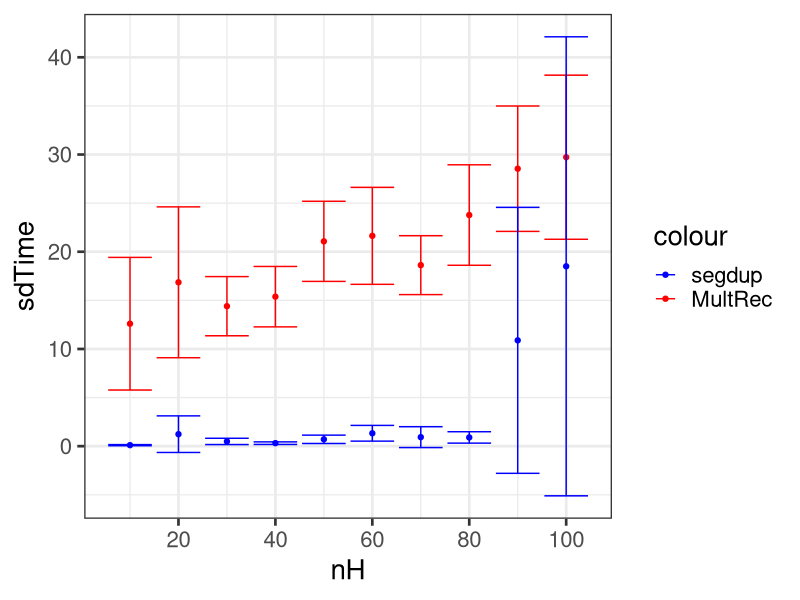
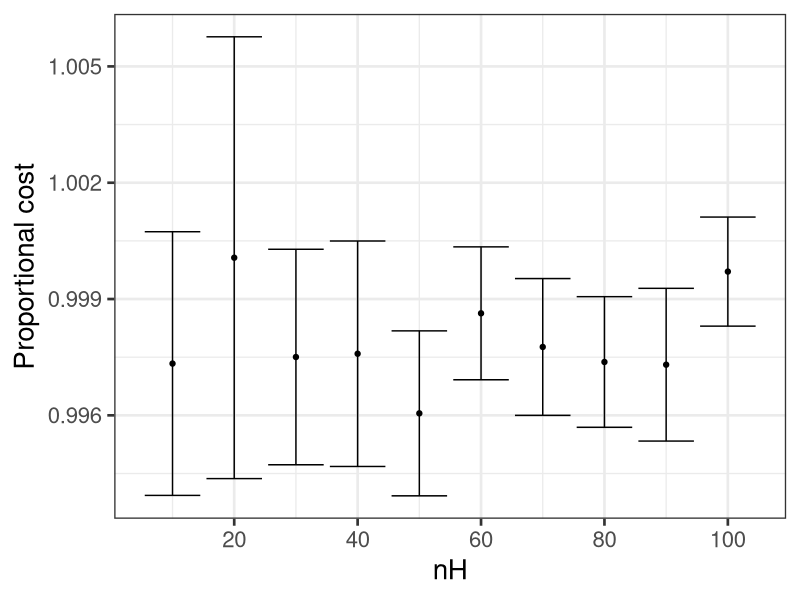
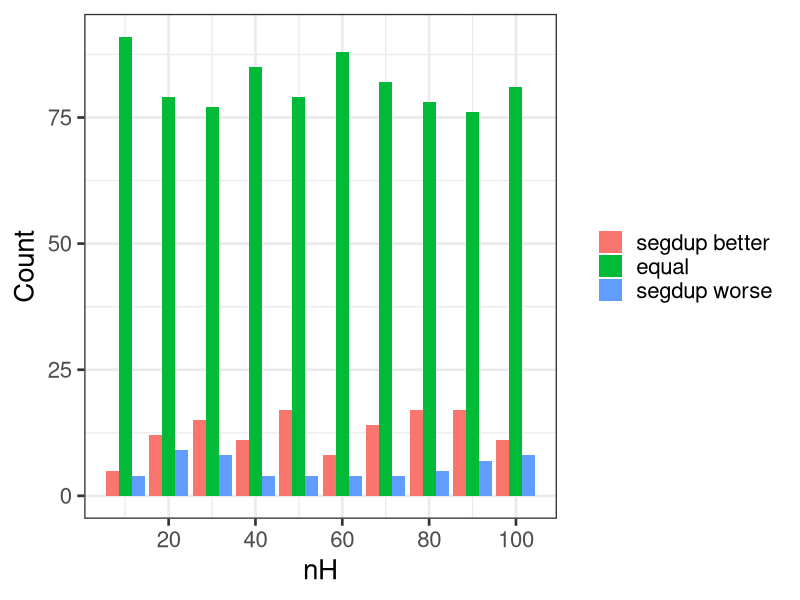
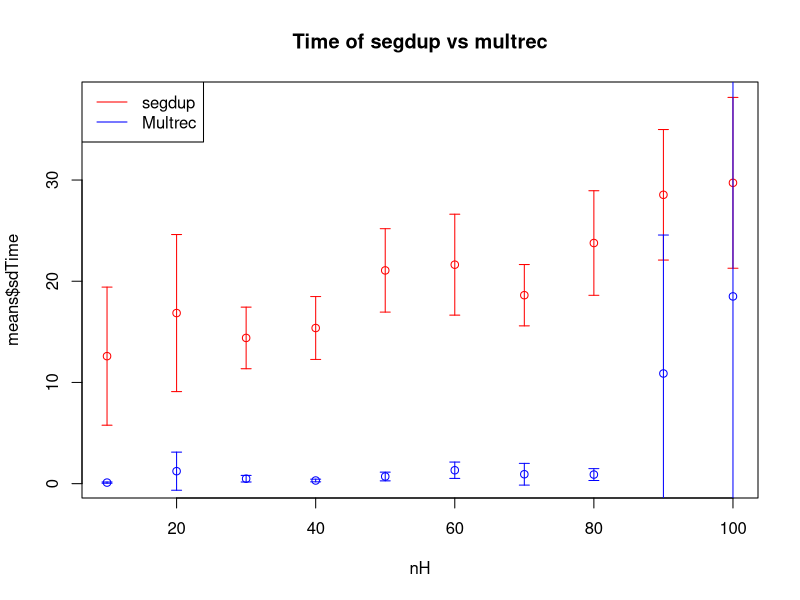
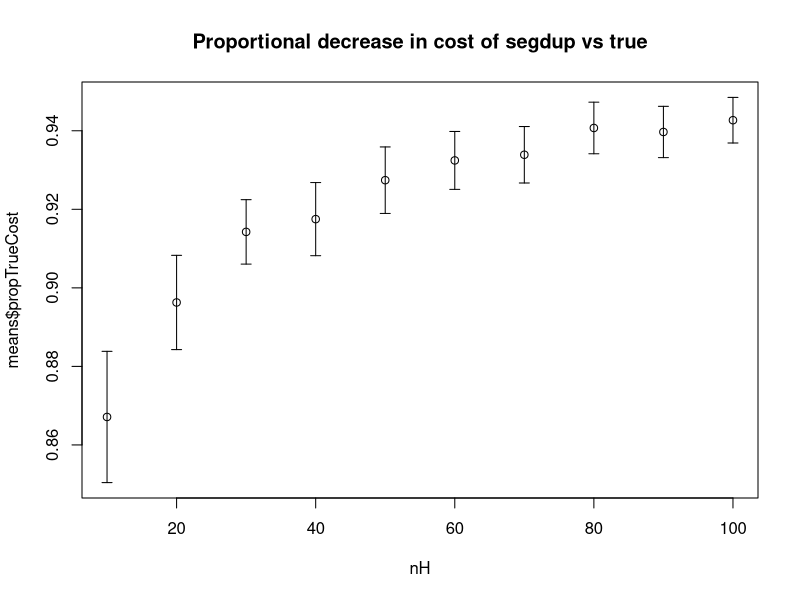
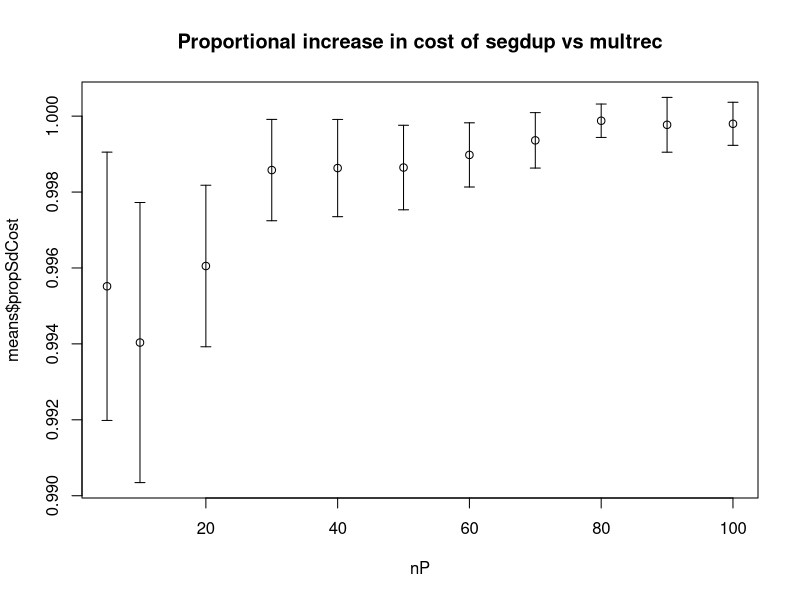
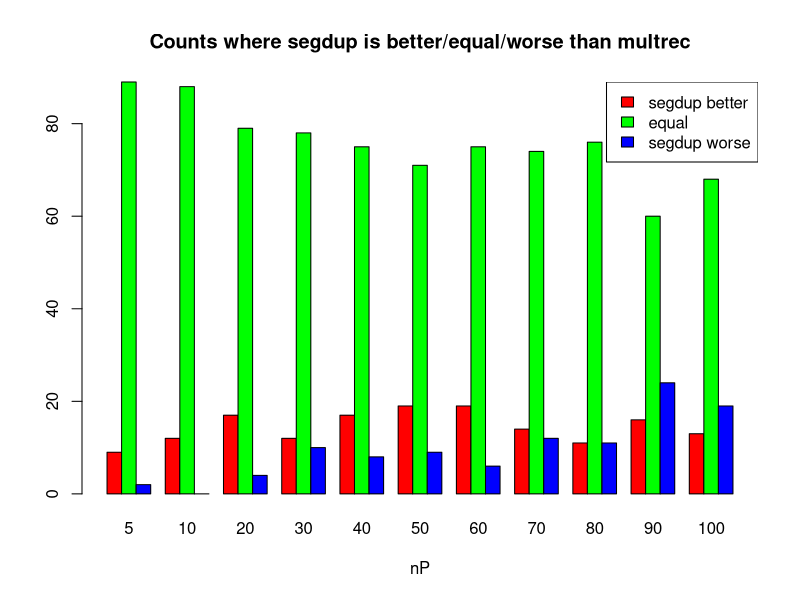
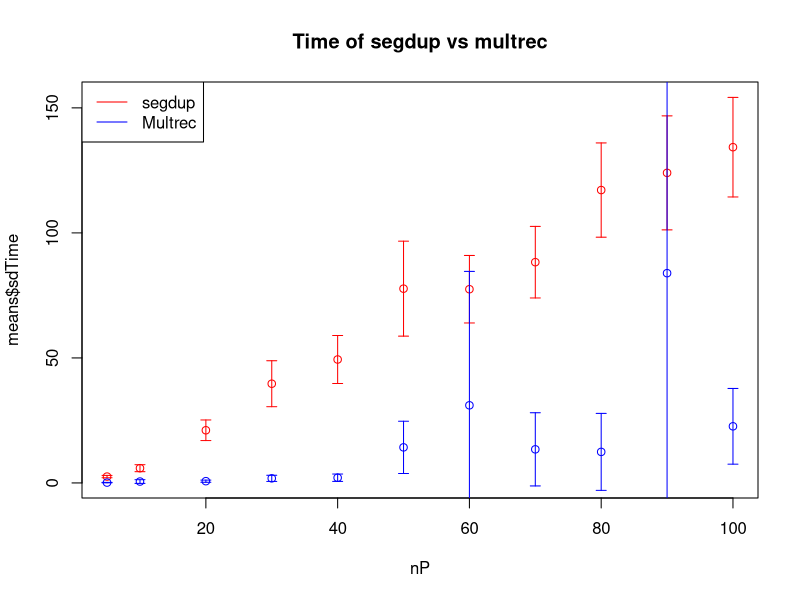

Recreate these plots in R, in order.
library(ggplot2)
library(reshape2)
theme_set(theme_bw(base_size=20))

#system("python3 process.py")
dat <- read.csv("allresults-long.csv", header=T)

#default values (change nP to 20)
nH <- 50
nP <- 20
rB <- 2
pJ <- 0.5

d <- 10
l <- 1
dat$trueCost <- d*dat$nAllDupEvents+l*dat$nLineageSort

dat$propSdCost <- dat$cost/dat$mrCost
dat$propTrueCost <- dat$cost/dat$trueCost

dat$sdBetter <- dat$cost < dat$mrCost
dat$same <- dat$cost == dat$mrCost
dat$mrBetter <- dat$mrCost < dat$cost


#varying nH
nHdat <- dat[dat$nP==nP & dat$rB==rB & dat$pJ == pJ,]

totals <- aggregate(nHdat, by = list(nHdat$nH), FUN = sum)
means <- aggregate(nHdat, by = list(nHdat$nH), FUN = mean)
sds <- aggregate(nHdat, by = list(nHdat$nH), FUN = sd)/10

#compare cost to Multrec - proportional increase
#pdf("figures/nH-sdvmr-cost-long.pdf")
#plot(means$nH, means$propSdCost, main="Proportional increase in cost of segdup vs multrec", xlab="nH", ylim=c(min(means$propSdCost-2*sds$propSdCost),max(means$propSdCost+2*sds$propSdCost)))
#arrows(means$nH, means$propSdCost-2*sds$propSdCost, means$nH, means$propSdCost+2*sds$propSdCost, length=0.05, angle=90, code=3)
#dev.off()

pdf("figures/nH-sdvmr-cost-long.pdf")
ggplot(data=means) + geom_point(aes(nH,propSdCost)) +
	geom_errorbar(aes(nH,ymin=propSdCost-2*sds$propSdCost,ymax=propSdCost+2*sds$propSdCost)) + 
	scale_x_continuous(breaks=seq(0,100,by=20)) +
	xlab("nH") + ylab("Proportional cost")
dev.off()

#compare cost to Multrec - counts
#pdf("figures/nH-sdvmr-counts-long.pdf")
#barplot(t(as.matrix(totals[,c("sdBetter","same","mrBetter")])), names.arg=means$nH, beside=T, col=c("red","green","blue"), main="Counts where segdup is better/equal/worse than multrec", xlab="nH")
#legend("topright", legend=c("segdup better","equal","segdup worse"), fill=c("red","green","blue"))
#dev.off()

tm <- melt(totals[,c("nH","sdBetter","same","mrBetter")], id.vars=1)
pdf("figures/nH-sdvmr-counts-long.pdf")
ggplot(data=tm) + geom_bar(aes(nH/100,value, fill=variable), position="dodge", stat="identity") +
	scale_fill_discrete(labels=c('segdup better','equal','segdup worse')) +
	theme(legend.title=element_blank()) +
	scale_x_continuous(breaks=seq(0,100,by=20)) +
	xlab("nH") + ylab("Count")
dev.off()

#compare time to Multrec
pdf("figures/nH-sdvmr-time-long.pdf")
plot(means$nH, means$sdTime, col="red", main="Time of segdup vs multrec", xlab="nH", ylim=c(min(means$sdTime-2*sds$sdTime,means$mrTime),max(means$sdTime+2*sds$sdTime,means$mrTime)))
arrows(means$nH, means$sdTime-2*sds$sdTime, means$nH, means$sdTime+2*sds$sdTime, length=0.05, angle=90, code=3, col="red")
points(means$nH, means$mrTime, col="blue")
arrows(means$nH, means$mrTime-2*sds$mrTime, means$nH, means$mrTime+2*sds$mrTime, length=0.05, angle=90, code=3, col="blue")
legend("topleft", legend=c("segdup","Multrec"), col=c("red","blue"), lty=1)
dev.off()

ggplot(data=means) + geom_point(aes(nH,sdTime,col="red")) + geom_point(aes(nH,mrTime,col="blue")) +
	geom_errorbar(aes(nH,ymin=sdTime-2*sds$sdTime,ymax=sdTime+2*sds$sdTime,col="red")) + 
	geom_errorbar(aes(nH,ymin=mrTime-2*sds$mrTime,ymax=mrTime+2*sds$mrTime,col="blue")) + 
	scale_x_continuous(breaks=seq(0,100,by=20)) +
	scale_colour_manual(values = c('red'='red','blue'='blue'), labels = c('segdup','MultRec'))
	theme(legend.title=element_blank(), legend.position = c(0.05,0.95), legend.justification = c("left", "top"), legend.box.just = "right", legend.margin = margin(6, 6, 6, 6)) + 
	xlab("nH") + ylab("Time (s)")


#compare cost to true reconciliation
pdf("figures/nH-sdvtr-cost-long.pdf")
plot(means$nH, means$propTrueCost, main="Proportional decrease in cost of segdup vs true", xlab="nH", ylim=c(min(means$propTrueCost-2*sds$propTrueCost),max(means$propTrueCost+2*sds$propTrueCost)))
arrows(means$nH, means$propTrueCost-2*sds$propTrueCost, means$nH, means$propTrueCost+2*sds$propTrueCost, length=0.05, angle=90, code=3)
dev.off()


#varying nP
nPdat <- dat[dat$nH==nH & dat$rB==rB & dat$pJ == pJ,]

totals <- aggregate(nPdat, by = list(nPdat$nP), FUN = sum)
means <- aggregate(nPdat, by = list(nPdat$nP), FUN = mean)
sds <- aggregate(nPdat, by = list(nPdat$nP), FUN = sd)/10

#compare cost to Multrec - proportional increase
pdf("figures/nP-sdvmr-cost-long.pdf")
plot(means$nP, means$propSdCost, main="Proportional increase in cost of segdup vs multrec", xlab="nP", ylim=c(min(means$propSdCost-2*sds$propSdCost),max(means$propSdCost+2*sds$propSdCost)))
arrows(means$nP, means$propSdCost-2*sds$propSdCost, means$nP, means$propSdCost+2*sds$propSdCost, length=0.05, angle=90, code=3)
dev.off()

#compare cost to Multrec - counts
pdf("figures/nP-sdvmr-counts-long.pdf")
barplot(t(as.matrix(totals[,c("sdBetter","same","mrBetter")])), names.arg=means$nP, beside=T, col=c("red","green","blue"), main="Counts where segdup is better/equal/worse than multrec", xlab="nP")
legend("topright", legend=c("segdup better","equal","segdup worse"), fill=c("red","green","blue"))
dev.off()

#compare time to Multrec
pdf("figures/nP-sdvmr-time-long.pdf")
plot(means$nP, means$sdTime, col="red", main="Time of segdup vs multrec", xlab="nP", ylim=c(min(means$sdTime-2*sds$sdTime,means$mrTime),max(means$sdTime+2*sds$sdTime,means$mrTime)))
arrows(means$nP, means$sdTime-2*sds$sdTime, means$nP, means$sdTime+2*sds$sdTime, length=0.05, angle=90, code=3, col="red")
points(means$nP, means$mrTime, col="blue")
arrows(means$nP, means$mrTime-2*sds$mrTime, means$nP, means$mrTime+2*sds$mrTime, length=0.05, angle=90, code=3, col="blue")
legend("topleft", legend=c("segdup","Multrec"), col=c("red","blue"), lty=1)
dev.off()

#compare cost to true reconciliation
pdf("figures/nP-sdvtr-cost-long.pdf")
plot(means$nP, means$propTrueCost, main="Proportional decrease in cost of segdup vs true", xlab="nP", ylim=c(min(means$propTrueCost-2*sds$propTrueCost),max(means$propTrueCost+2*sds$propTrueCost)))
arrows(means$nP, means$propTrueCost-2*sds$propTrueCost, means$nP, means$propTrueCost+2*sds$propTrueCost, length=0.05, angle=90, code=3)
dev.off()


#varying rB
rBdat <- dat[dat$nH==nH & dat$nP==nP & dat$pJ == pJ,]

totals <- aggregate(rBdat, by = list(rBdat$rB), FUN = sum)
means <- aggregate(rBdat, by = list(rBdat$rB), FUN = mean)
sds <- aggregate(rBdat, by = list(rBdat$rB), FUN = sd)/10

#compare cost to Multrec - proportional increase
pdf("figures/rB-sdvmr-cost-long.pdf")
plot(means$rB, means$propSdCost, main="Proportional increase in cost of segdup vs multrec", xlab="rB", ylim=c(min(means$propSdCost-2*sds$propSdCost),max(means$propSdCost+2*sds$propSdCost)))
arrows(means$rB, means$propSdCost-2*sds$propSdCost, means$rB, means$propSdCost+2*sds$propSdCost, length=0.05, angle=90, code=3)
dev.off()

#compare cost to Multrec - counts
pdf("figures/rB-sdvmr-counts-long.pdf")
barplot(t(as.matrix(totals[,c("sdBetter","same","mrBetter")])), names.arg=means$rB, beside=T, col=c("red","green","blue"), main="Counts where segdup is better/equal/worse than multrec", xlab="rB")
legend("topright", legend=c("segdup better","equal","segdup worse"), fill=c("red","green","blue"))
dev.off()

#compare time to Multrec
pdf("figures/rB-sdvmr-time-long.pdf")
plot(means$rB, means$sdTime, col="red", main="Time of segdup vs multrec", xlab="rB", ylim=c(min(means$sdTime-2*sds$sdTime,means$mrTime),max(means$sdTime+2*sds$sdTime,means$mrTime)))
arrows(means$rB, means$sdTime-2*sds$sdTime, means$rB, means$sdTime+2*sds$sdTime, length=0.05, angle=90, code=3, col="red")
points(means$rB, means$mrTime, col="blue")
arrows(means$rB, means$mrTime-2*sds$mrTime, means$rB, means$mrTime+2*sds$mrTime, length=0.05, angle=90, code=3, col="blue")
legend("topleft", legend=c("segdup","Multrec"), col=c("red","blue"), lty=1)
dev.off()

#compare cost to true reconciliation
pdf("figures/rB-sdvtr-cost-long.pdf")
plot(means$rB, means$propTrueCost, main="Proportional decrease in cost of segdup vs true", xlab="rB", ylim=c(min(means$propTrueCost-2*sds$propTrueCost),max(means$propTrueCost+2*sds$propTrueCost)))
arrows(means$rB, means$propTrueCost-2*sds$propTrueCost, means$rB, means$propTrueCost+2*sds$propTrueCost, length=0.05, angle=90, code=3)
dev.off()


#varying pJ
pJdat <- dat[dat$nH == nH & dat$nP==nP & dat$rB==rB,]

totals <- aggregate(pJdat, by = list(pJdat$pJ), FUN = sum)
means <- aggregate(pJdat, by = list(pJdat$pJ), FUN = mean)
sds <- aggregate(pJdat, by = list(pJdat$pJ), FUN = sd)/10

#compare cost to Multrec - proportional increase
pdf("figures/pJ-sdvmr-cost-long.pdf")
plot(means$pJ, means$propSdCost, main="Proportional increase in cost of segdup vs multrec", xlab="pJ", ylim=c(min(means$propSdCost-2*sds$propSdCost),max(means$propSdCost+2*sds$propSdCost)))
arrows(means$pJ, means$propSdCost-2*sds$propSdCost, means$pJ, means$propSdCost+2*sds$propSdCost, length=0.05, angle=90, code=3)
dev.off()

#compare cost to Multrec - counts
pdf("figures/pJ-sdvmr-counts-long.pdf")
barplot(t(as.matrix(totals[,c("sdBetter","same","mrBetter")])), names.arg=means$pJ, beside=T, col=c("red","green","blue"), main="Counts where segdup is better/equal/worse than multrec", xlab="pJ")
legend("topright", legend=c("segdup better","equal","segdup worse"), fill=c("red","green","blue"))
dev.off()

#compare time to Multrec
pdf("figures/pJ-sdvmr-time-long.pdf")
plot(means$pJ, means$sdTime, col="red", main="Time of segdup vs multrec", xlab="pJ", ylim=c(min(means$sdTime-2*sds$sdTime,means$mrTime),max(means$sdTime+2*sds$sdTime,means$mrTime)))
arrows(means$pJ, means$sdTime-2*sds$sdTime, means$pJ, means$sdTime+2*sds$sdTime, length=0.05, angle=90, code=3, col="red")
points(means$pJ, means$mrTime, col="blue")
arrows(means$pJ, means$mrTime-2*sds$mrTime, means$pJ, means$mrTime+2*sds$mrTime, length=0.05, angle=90, code=3, col="blue")
legend("topleft", legend=c("segdup","Multrec"), col=c("red","blue"), lty=1)
dev.off()

#compare cost to true reconciliation
pdf("figures/pJ-sdvtr-cost-long.pdf")
plot(means$pJ, means$propTrueCost, main="Proportional decrease in cost of segdup vs true", xlab="pJ", ylim=c(min(means$propTrueCost-2*sds$propTrueCost),max(means$propTrueCost+2*sds$propTrueCost)))
arrows(means$pJ, means$propTrueCost-2*sds$propTrueCost, means$pJ, means$propTrueCost+2*sds$propTrueCost, length=0.05, angle=90, code=3)
dev.off()
